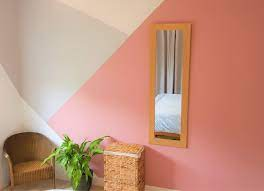
#> input picture Picture to RGB Value/exampleImage1.jpeg, 264 x 191 px, found by its file name
$ python processImage.py
#> lines starting #> are read from the running program, lines starting #| are printed output that depends on the picture
#> further down, working_image is the input picture: PIL image 264x191 RGB; mean R, G, B 194.9, 146.5, 126.6
from PIL import Image
import scipy.cluster
import sklearn.cluster
import numpy

def dominant_colors(image):  # PIL image input

    image = image.resize((200, 200))
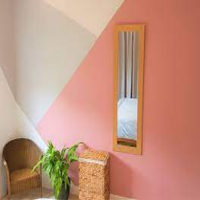
#> image: PIL image 200x200 RGB; mean R, G, B 194.9, 146.5, 126.6
    ar = numpy.asarray(image)
    shape = ar.shape
#> shape = (200, 200, 3)
    ar = ar.reshape(numpy.prod(shape[:2]), shape[2]).astype(float)

    kmeans = sklearn.cluster.MiniBatchKMeans(
        n_init = 3,
        n_clusters=3,
        init="k-means++",
        max_iter=20,
        random_state=1000
    ).fit(ar)
    codes = kmeans.cluster_centers_
#> codes = [[215.1, 192.1, 181.5], [196.7, 127.8, 105.4], [114, 86.27, 47.8]]

    vecs, _dist = scipy.cluster.vq.vq(ar, codes)         # assign codes
    counts, _bins = numpy.histogram(vecs, len(codes))    # count occurrences
#> counts = [14306, 21721, 3973]

    colors = []
    for index in numpy.argsort(counts)[::-1]:
        colors.append(tuple([int(code) for code in codes[index]]))
#> this loop made 3 passes
#> index on pass 2: 0
#> after the loop, colors = [(196, 127, 105), (215, 192, 181), (113, 86, 47)]
    return colors                    # returns colors in order of dominance


working_image = Image.open("/home/ethan/Desktop/CompSci/370 Raspberry PI project/Paint-Color-Grabber-RaspberryPI/Picture to RGB Value/exampleImage1.jpeg")

##Find the dominant RGB value
##Use k-means++ algorithm to cluster RGB Values

dominant_colors_ranked = dominant_colors(working_image)
#> dominant_colors_ranked = [(196, 127, 105), (215, 192, 181), (113, 86, 47)]
##Find the top ranked color

most_dominant_color = dominant_colors_ranked[0]
#> most_dominant_color = (196, 127, 105)
print(dominant_colors_ranked[0])
#| (196, 127, 105)
print(dominant_colors_ranked[1])
#| (215, 192, 181)
print(dominant_colors_ranked[2])
#| (113, 86, 47)

##Convert from dominant color to pantone, find whichever pantone value in MassiveColorsToRGBOrHex.csv is closest to our RGB, by using least squares regression

$ run again, with Picture to RGB Value/exampleImage2.jpeg copied over Picture to RGB Value/exampleImage1.jpeg
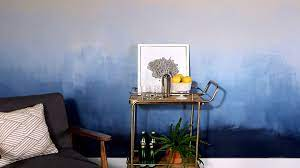
#> input picture Picture to RGB Value/exampleImage2.jpeg, 300 x 168 px, found by its file name
#> working_image is the input picture: PIL image 300x168 RGB; mean R, G, B 127.4, 133.2, 150.4
#> in dominant_colors, `image = image.resize((200, 200))`:
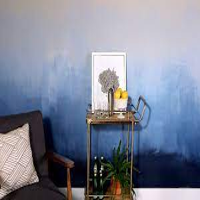
#> image: PIL image 200x200 RGB; mean R, G, B 127.4, 133.3, 150.4
#> codes = [[188.7, 189.9, 203], [28.98, 30.88, 42.05], [101.5, 119.9, 150.4]]
#> counts = [19756, 9646, 10598]
#> the loop in dominant_colors, `for index in numpy.argsort(counts)[::-1]:` made 3 passes
#> index on pass 3: 1
#> after the loop in dominant_colors, `for index in numpy.argsort(counts)[::-1]:`: colors = [(188, 189, 203), (101, 119, 150), (28, 30, 42)]
#> most_dominant_color = (188, 189, 203)
#| (188, 189, 203)
#| (101, 119, 150)
#| (28, 30, 42)

$ run again, with Picture to RGB Value/exampleImage3.jpeg copied over Picture to RGB Value/exampleImage1.jpeg
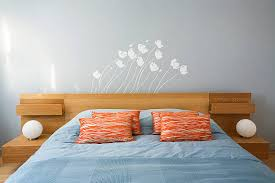
#> input picture Picture to RGB Value/exampleImage3.jpeg, 275 x 183 px, found by its file name
#> working_image is the input picture: PIL image 275x183 RGB; mean R, G, B 174.1, 167.6, 161.7
#> in dominant_colors, `image = image.resize((200, 200))`:
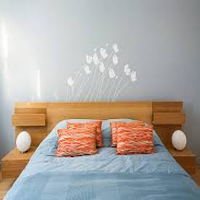
#> image: PIL image 200x200 RGB; mean R, G, B 174.1, 167.6, 161.7
#> codes = [[211.3, 215.2, 216.2], [149.4, 103.3, 67.66], [156.6, 162.6, 166.8]]
#> counts = [13943, 8902, 17155]
#> the loop in dominant_colors, `for index in numpy.argsort(counts)[::-1]:` made 3 passes
#> index on passes 1 to 3: 2, 0, 1
#> after the loop in dominant_colors, `for index in numpy.argsort(counts)[::-1]:`: colors = [(156, 162, 166), (211, 215, 216), (149, 103, 67)]
#> most_dominant_color = (156, 162, 166)
#| (156, 162, 166)
#| (211, 215, 216)
#| (149, 103, 67)
